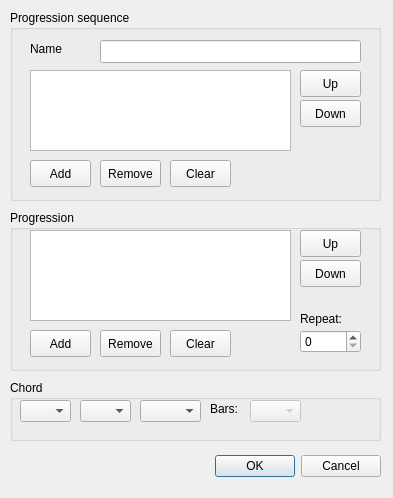
<ui version="4.0" >
 <class>progressionDialog</class>
 <widget class="QDialog" name="progressionDialog" >
  <property name="geometry" >
   <rect>
    <x>0</x>
    <y>0</y>
    <width>393</width>
    <height>498</height>
   </rect>
  </property>
  <property name="windowTitle" >
   <string>Edit Progression</string>
  </property>
  <property name="modal" >
   <bool>true</bool>
  </property>
  <widget class="QDialogButtonBox" name="buttonBox" >
   <property name="geometry" >
    <rect>
     <x>120</x>
     <y>450</y>
     <width>261</width>
     <height>32</height>
    </rect>
   </property>
   <property name="orientation" >
    <enum>Qt::Horizontal</enum>
   </property>
   <property name="standardButtons" >
    <set>QDialogButtonBox::Cancel|QDialogButtonBox::Ok</set>
   </property>
  </widget>
  <widget class="QGroupBox" name="groupBox" >
   <property name="geometry" >
    <rect>
     <x>10</x>
     <y>380</y>
     <width>371</width>
     <height>61</height>
    </rect>
   </property>
   <property name="sizePolicy" >
    <sizepolicy vsizetype="Preferred" hsizetype="Preferred" >
     <horstretch>0</horstretch>
     <verstretch>0</verstretch>
    </sizepolicy>
   </property>
   <property name="title" >
    <string>Chord</string>
   </property>
   <property name="flat" >
    <bool>false</bool>
   </property>
   <widget class="QComboBox" name="bars" >
    <property name="enabled" >
     <bool>false</bool>
    </property>
    <property name="geometry" >
     <rect>
      <x>240</x>
      <y>20</y>
      <width>51</width>
      <height>22</height>
     </rect>
    </property>
    <property name="toolTip" >
     <string>Number of bars this progression should last</string>
    </property>
   </widget>
   <widget class="QComboBox" name="romannumeral" >
    <property name="geometry" >
     <rect>
      <x>70</x>
      <y>20</y>
      <width>51</width>
      <height>22</height>
     </rect>
    </property>
    <property name="toolTip" >
     <string>Note to build chord on</string>
    </property>
   </widget>
   <widget class="QComboBox" name="chordsuffix" >
    <property name="geometry" >
     <rect>
      <x>130</x>
      <y>20</y>
      <width>61</width>
      <height>22</height>
     </rect>
    </property>
    <property name="toolTip" >
     <string>Chord suffix</string>
    </property>
   </widget>
   <widget class="QLabel" name="label_2" >
    <property name="geometry" >
     <rect>
      <x>200</x>
      <y>20</y>
      <width>41</width>
      <height>17</height>
     </rect>
    </property>
    <property name="toolTip" >
     <string>Number of bars this progression should last</string>
    </property>
    <property name="text" >
     <string>Bars:</string>
    </property>
   </widget>
   <widget class="QComboBox" name="accidentals" >
    <property name="geometry" >
     <rect>
      <x>10</x>
      <y>20</y>
      <width>51</width>
      <height>22</height>
     </rect>
    </property>
    <property name="toolTip" >
     <string>Accidentals</string>
    </property>
   </widget>
  </widget>
  <widget class="QGroupBox" name="groupBox_2" >
   <property name="geometry" >
    <rect>
     <x>10</x>
     <y>210</y>
     <width>371</width>
     <height>161</height>
    </rect>
   </property>
   <property name="title" >
    <string>Progression</string>
   </property>
   <widget class="QSpinBox" name="repeat" >
    <property name="geometry" >
     <rect>
      <x>290</x>
      <y>120</y>
      <width>61</width>
      <height>23</height>
     </rect>
    </property>
   </widget>
   <widget class="QLabel" name="label_3" >
    <property name="geometry" >
     <rect>
      <x>290</x>
      <y>100</y>
      <width>56</width>
      <height>17</height>
     </rect>
    </property>
    <property name="text" >
     <string>Repeat:</string>
    </property>
   </widget>
   <widget class="QListWidget" name="progression" >
    <property name="geometry" >
     <rect>
      <x>20</x>
      <y>20</y>
      <width>261</width>
      <height>91</height>
     </rect>
    </property>
    <property name="toolTip" >
     <string>Progression</string>
    </property>
   </widget>
   <widget class="QPushButton" name="upprogression" >
    <property name="geometry" >
     <rect>
      <x>290</x>
      <y>20</y>
      <width>61</width>
      <height>27</height>
     </rect>
    </property>
    <property name="text" >
     <string>Up</string>
    </property>
   </widget>
   <widget class="QPushButton" name="downprogression" >
    <property name="geometry" >
     <rect>
      <x>290</x>
      <y>50</y>
      <width>61</width>
      <height>27</height>
     </rect>
    </property>
    <property name="text" >
     <string>Down</string>
    </property>
   </widget>
   <widget class="QPushButton" name="removeprogression" >
    <property name="geometry" >
     <rect>
      <x>90</x>
      <y>120</y>
      <width>61</width>
      <height>27</height>
     </rect>
    </property>
    <property name="text" >
     <string>Remove</string>
    </property>
   </widget>
   <widget class="QPushButton" name="clearprogression" >
    <property name="geometry" >
     <rect>
      <x>160</x>
      <y>120</y>
      <width>61</width>
      <height>27</height>
     </rect>
    </property>
    <property name="text" >
     <string>Clear</string>
    </property>
   </widget>
   <widget class="QPushButton" name="addchord" >
    <property name="geometry" >
     <rect>
      <x>20</x>
      <y>120</y>
      <width>61</width>
      <height>27</height>
     </rect>
    </property>
    <property name="toolTip" >
     <string>Add chord to progression</string>
    </property>
    <property name="text" >
     <string>Add</string>
    </property>
   </widget>
  </widget>
  <widget class="QGroupBox" name="groupBox_3" >
   <property name="geometry" >
    <rect>
     <x>10</x>
     <y>10</y>
     <width>371</width>
     <height>191</height>
    </rect>
   </property>
   <property name="title" >
    <string>Progression sequence</string>
   </property>
   <widget class="QListWidget" name="progressionsequence" >
    <property name="geometry" >
     <rect>
      <x>20</x>
      <y>60</y>
      <width>261</width>
      <height>81</height>
     </rect>
    </property>
    <property name="toolTip" >
     <string>Progression sequence</string>
    </property>
   </widget>
   <widget class="QLineEdit" name="progressionname" >
    <property name="geometry" >
     <rect>
      <x>90</x>
      <y>30</y>
      <width>261</width>
      <height>23</height>
     </rect>
    </property>
    <property name="toolTip" >
     <string>Name of the progression sequence</string>
    </property>
    <property name="statusTip" >
     <string/>
    </property>
   </widget>
   <widget class="QLabel" name="label" >
    <property name="geometry" >
     <rect>
      <x>20</x>
      <y>30</y>
      <width>56</width>
      <height>17</height>
     </rect>
    </property>
    <property name="text" >
     <string>Name</string>
    </property>
   </widget>
   <widget class="QPushButton" name="clearsequence" >
    <property name="geometry" >
     <rect>
      <x>160</x>
      <y>150</y>
      <width>61</width>
      <height>27</height>
     </rect>
    </property>
    <property name="text" >
     <string>Clear</string>
    </property>
   </widget>
   <widget class="QPushButton" name="removesequence" >
    <property name="geometry" >
     <rect>
      <x>90</x>
      <y>150</y>
      <width>61</width>
      <height>27</height>
     </rect>
    </property>
    <property name="text" >
     <string>Remove</string>
    </property>
   </widget>
   <widget class="QPushButton" name="upsequence" >
    <property name="geometry" >
     <rect>
      <x>290</x>
      <y>60</y>
      <width>61</width>
      <height>27</height>
     </rect>
    </property>
    <property name="text" >
     <string>Up</string>
    </property>
   </widget>
   <widget class="QPushButton" name="downsequence" >
    <property name="geometry" >
     <rect>
      <x>290</x>
      <y>90</y>
      <width>61</width>
      <height>27</height>
     </rect>
    </property>
    <property name="text" >
     <string>Down</string>
    </property>
   </widget>
   <widget class="QPushButton" name="addprogression" >
    <property name="geometry" >
     <rect>
      <x>20</x>
      <y>150</y>
      <width>61</width>
      <height>27</height>
     </rect>
    </property>
    <property name="toolTip" >
     <string>Add progression to sequence</string>
    </property>
    <property name="text" >
     <string>Add</string>
    </property>
   </widget>
  </widget>
 </widget>
 <tabstops>
  <tabstop>progressionname</tabstop>
  <tabstop>progressionsequence</tabstop>
  <tabstop>removesequence</tabstop>
  <tabstop>clearsequence</tabstop>
  <tabstop>upsequence</tabstop>
  <tabstop>downsequence</tabstop>
  <tabstop>progression</tabstop>
  <tabstop>repeat</tabstop>
  <tabstop>removeprogression</tabstop>
  <tabstop>clearprogression</tabstop>
  <tabstop>addprogression</tabstop>
  <tabstop>upprogression</tabstop>
  <tabstop>downprogression</tabstop>
  <tabstop>accidentals</tabstop>
  <tabstop>romannumeral</tabstop>
  <tabstop>chordsuffix</tabstop>
  <tabstop>bars</tabstop>
  <tabstop>addchord</tabstop>
  <tabstop>buttonBox</tabstop>
 </tabstops>
 <resources/>
 <connections>
  <connection>
   <sender>buttonBox</sender>
   <signal>accepted()</signal>
   <receiver>progressionDialog</receiver>
   <slot>accept()</slot>
   <hints>
    <hint type="sourcelabel" >
     <x>248</x>
     <y>254</y>
    </hint>
    <hint type="destinationlabel" >
     <x>157</x>
     <y>274</y>
    </hint>
   </hints>
  </connection>
  <connection>
   <sender>buttonBox</sender>
   <signal>rejected()</signal>
   <receiver>progressionDialog</receiver>
   <slot>reject()</slot>
   <hints>
    <hint type="sourcelabel" >
     <x>316</x>
     <y>260</y>
    </hint>
    <hint type="destinationlabel" >
     <x>286</x>
     <y>274</y>
    </hint>
   </hints>
  </connection>
 </connections>
</ui>
